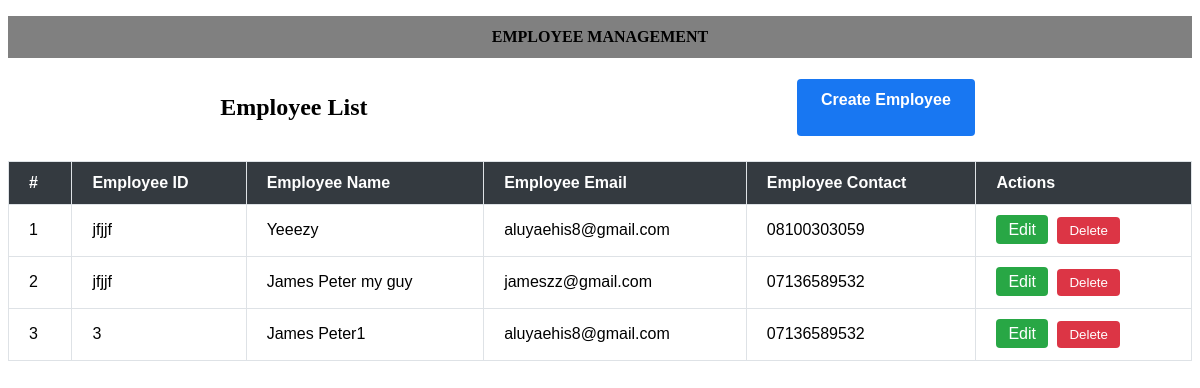
The app's page /, older data.
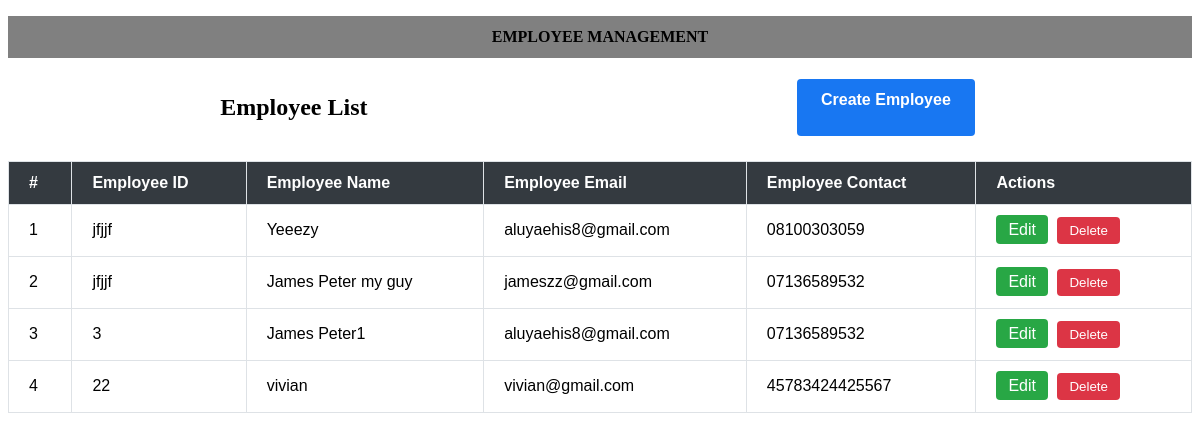
The same page, newer data.
### employee/models.py (models this page shows, shortened)
class Employee(models.Model):
    employee_id = models.CharField(max_length=30)
    employee_name = models.CharField(max_length=100)
    employee_email = models.EmailField()
    employee_contact = models.CharField(max_length=20)

### employee/views.py (the view)
# urls.py: path('', employee_list, name='list'),
def employee_list(request):
     employee = Employee.objects.all()
     return render(request, 'list.html', {'employee':employee})

### employee/templates/list.html (shortened to what this page needs)
{% extends 'base.html' %}
{% load static %}
{% block content %}
<div class="arrange">
  <h2><span class="emp_class1">Employee</span> <span class="emp_span2">List</span></h2>
  <a class="class-btn" href="{% url 'create' %}">Create Employee</a>
</div>
<table class="table table-bordered">
  <thead class="table-dark">
    <tr>
      <th>#</th>
      <th>Employee ID</th>
      <th>Employee Name</th>
      <th>Employee Email</th>
      <th>Employee Contact</th>
      <th>Actions</th>
    </tr>
  </thead>
  <tbody>
    {% if employee %}
    {% for emp in employee %}
    <tr>
      <td>{{ forloop.counter }}</td>
      <td>{{ emp.employee_id }}</td>
      <td>{{ emp.employee_name }}</td>
      <td>{{ emp.employee_email }}</td>
      <td>{{ emp.employee_contact }}</td>
      <td>
        <a href="{% url 'update' emp.pk %}" class="btn btn-success">Edit</a>
        <form action="{% url 'delete' emp.pk %}" method="post" style="display: inline;">
          <button type="submit" class="btn btn-danger" onclick="return confirm('Are you sure you want to delete this Employee?')">Delete</button>
        </form>
      </td>
    </tr>
    {% endfor %} {% else %}
    <tr>
      <td class="message">No employee found!</td>
    </tr>
    {%endif%}
  </tbody>
</table>
{% endblock %}

Row changes from the older to the newer data that the page shows:
added Employee: employee_id "22", employee_name "vivian", employee_email "vivian@gmail.com", employee_contact "45783424425567"
